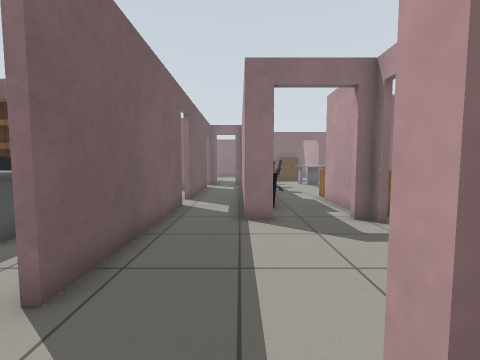
View 1 (above)

24 first-person views from a walk through a Gazebo world. The camera is 0.9 m above the floor, tilts 4° down and sees 90° across. The floor is counted in squares, 0.5 m on a side. Each view is taken from the middle of a square. On the plan, view 1 faces up. The plan holds only what a view shows up to about 14 squares ahead; the rest is blank. The place goes on beyond the plan. Simple patterns stand in for the simulator's built-in surfaces. Simple shapes stand in for some stock models. Surface patterns are stand-ins for the level's own textures.

View 2
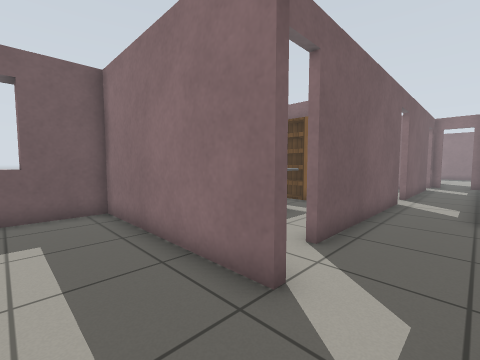

View 3
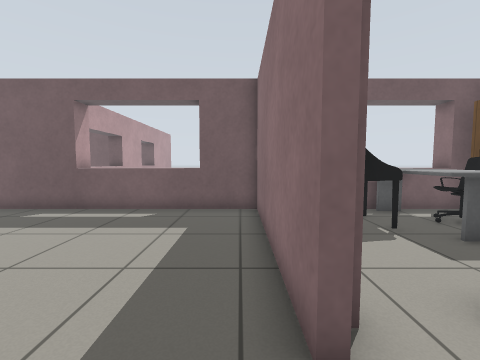

View 4
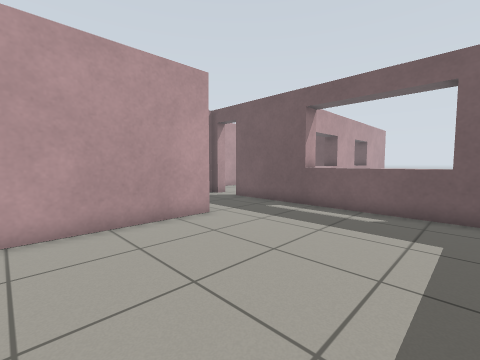

View 5
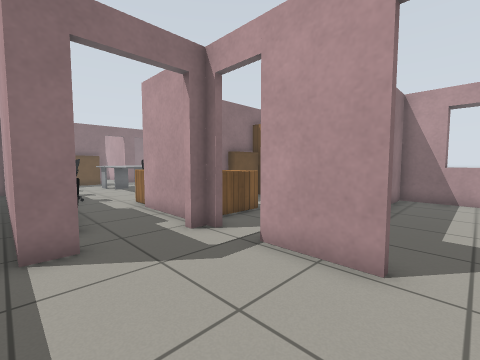

View 6
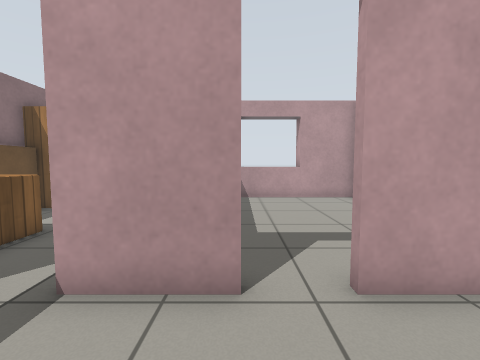

View 7
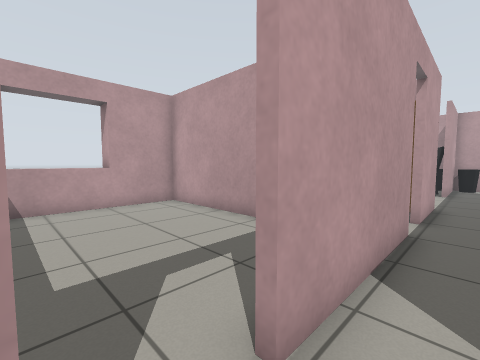

View 8
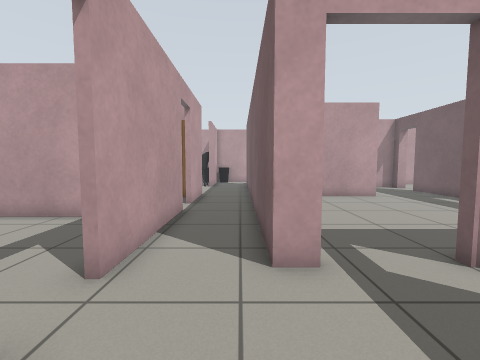

View 9
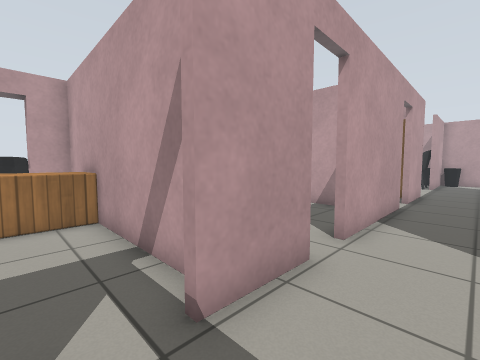

View 10
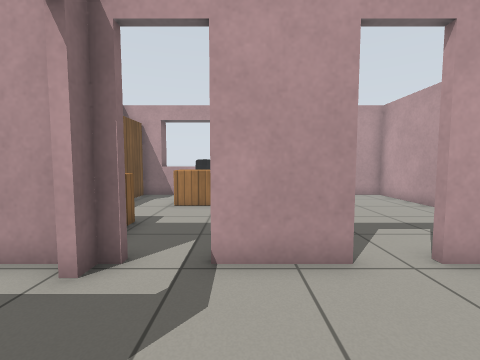

View 11
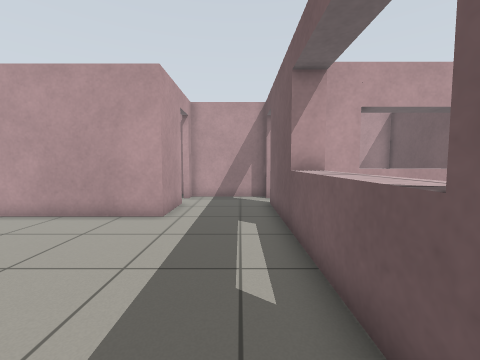

View 12
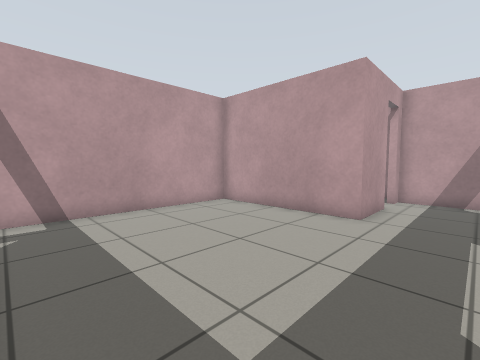

View 13
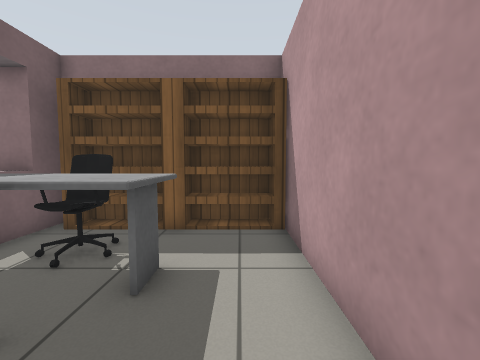

View 14
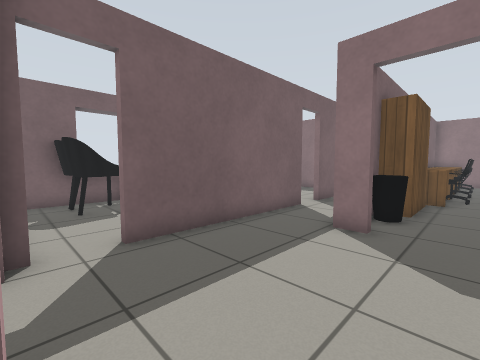

View 15
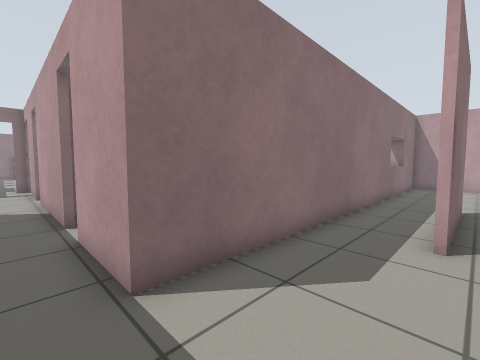

View 16
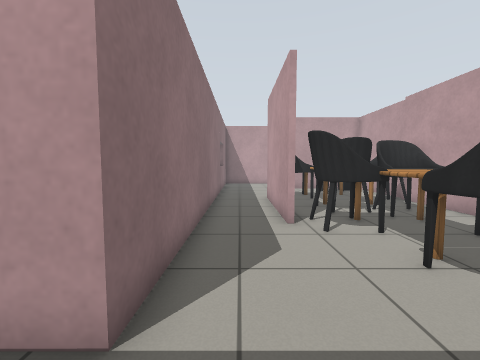

View 17
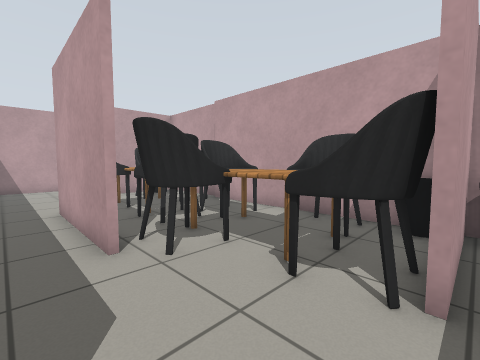

View 18
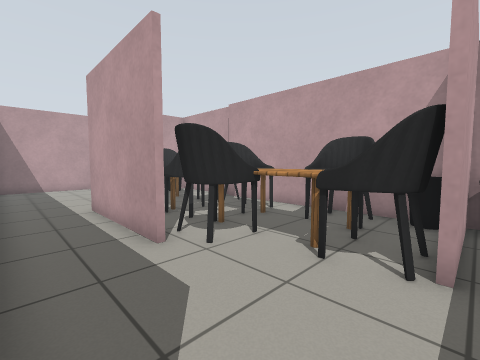

View 19
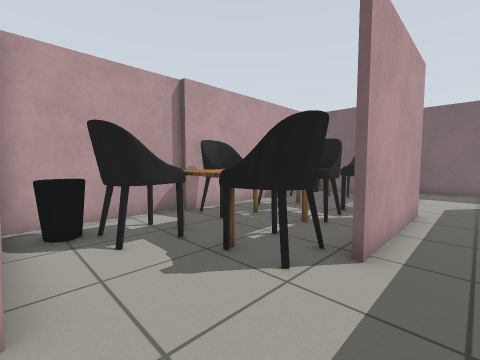

View 20
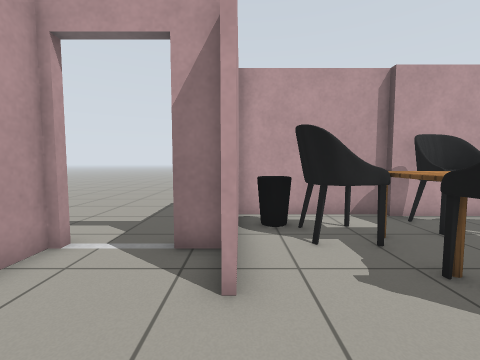

View 21
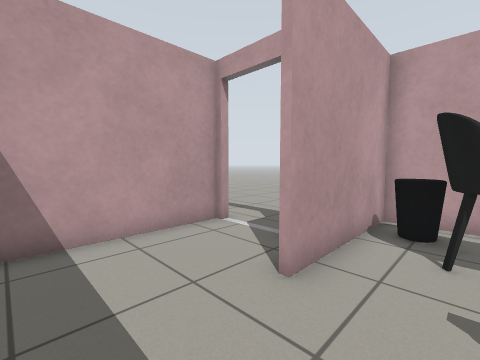

View 22
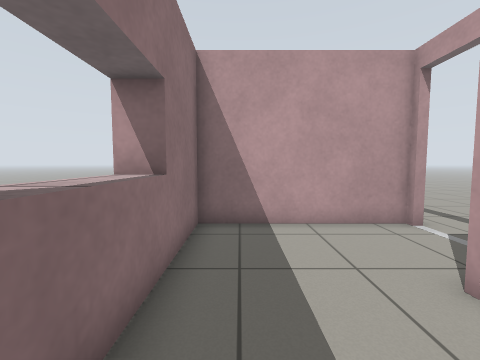

View 23
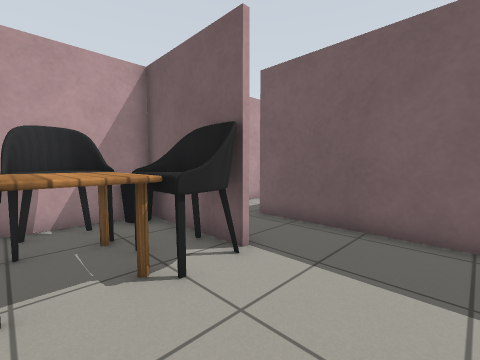

View 24
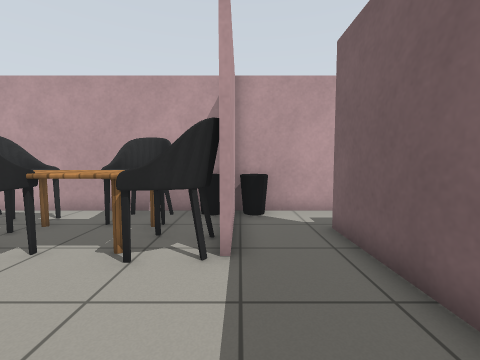

### Floor plan
Key: @ floor where view 1 was taken; # wall or solid block; . floor; D open door; = window, fence, low wall or low ledge; B bin; K bookshelf; E desk; C office chair; T table; H chair; I thing the floor can be seen under or through; O other object.
Columns run from 17 left of view 1 to 23 right of it. Each row starts with its distance up from view 1.
 12               D .#K..#OOO  #
 11               D..#K..#    KKK  #
 10               # .#B..#    ..KKK#
  9         #KKKKK# .#B..#  E..... =
  8        ##KKKKK# .#DDD#EEE..E   =
  7        =#CC ..# .....DI....EEC
  6        =TTTTT.# .....D ....EEC #
  5        =TTTTT.# .....#######E###
  4         HHHH..# .....#  .......#
  3         HHH...D .....D.........#
  2         #.....D......D.........=
  1         #######DDD#..#.........=
  0         #........@#..#.........#
 -1        ##.........#..#.........#
 -2        ==.........#..#.........#
 -3        ==.........#..###########
 -4        ==.........#..D
 -5        ==.........#..D
 -6        ==.........#..#
 -7        ##.........#..#K
 -8   ===####...#######..#K           #==#
 -9         #...#     #...#############==####
-10         #...#     #.....................#
-11 #       D...D     #.......######........#
-12 #      DD...D     #......HH#####H.......#
-13 #      ######     #...HHTHHHHH HHH......#
-14 #           #     #..#HHTH HH TH H..#...#
-15                   #..#HHTTTHHH  THH.##..#
-16                   ...#.HHHTHHH HT HH# ...
-17                  ...BBBHHH.HHHHH.HHB# ...
-18                ###################### ...

Where each view was taken, in squares from view 1:
view 1: 0 up, 0 right, facing up
view 2: 2 down, 0 right, facing up-left
view 3: 0 up, 0 right, facing left
view 4: 1 down, 0 right, facing down-left
view 5: 2 up, 0 right, facing up-right
view 6: 3 up, 1 right, facing right
view 7: 3 up, 3 right, facing down-right
view 8: 5 up, 2 right, facing down
view 9: 7 up, 2 right, facing down-right
view 10: 5 up, 0 right, facing right
view 11: 0 up, 8 left, facing down
view 12: 0 up, 8 left, facing down-right
view 13: 2 up, 4 left, facing up
view 14: 1 up, 3 right, facing up-left
view 15: 12 down, 3 right, facing up-right
view 16: 10 down, 2 right, facing right
view 17: 10 down, 4 right, facing down-right
view 18: 9 down, 4 right, facing down-right
view 19: 10 down, 19 right, facing down-left
view 20: 10 down, 19 right, facing down
view 21: 10 down, 17 right, facing down-right
view 22: 10 down, 16 right, facing right
view 23: 10 down, 8 right, facing down-left
view 24: 9 down, 4 right, facing down
